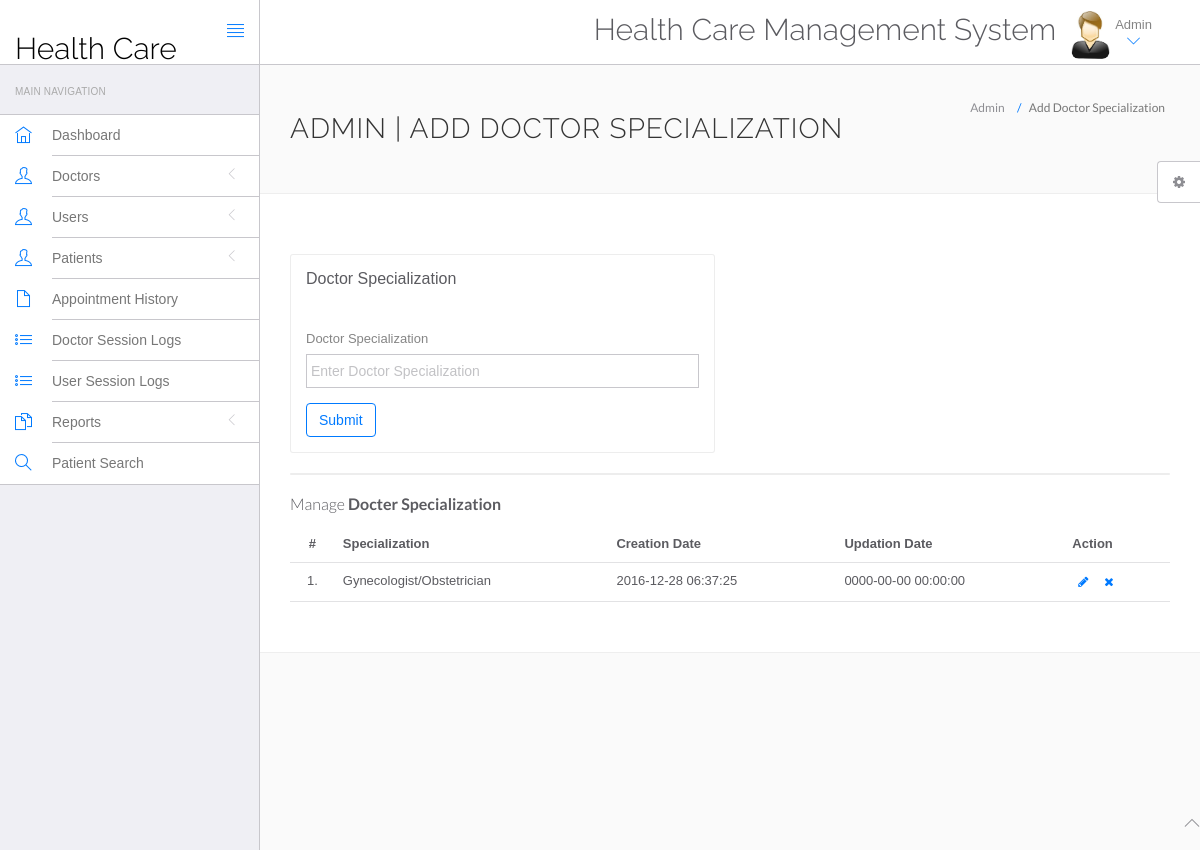
The app's page /HealthCare/admin/doctor-specilization.php (signed in) with its own data.
### tables this page shows
CREATE TABLE `doctorspecilization` (
  `id` int(11) NOT NULL,
  `specilization` varchar(255) DEFAULT NULL,
  `creationDate` timestamp NULL DEFAULT current_timestamp(),
  `updationDate` timestamp NULL DEFAULT NULL ON UPDATE current_timestamp()
);

### HealthCare/admin/doctor-specilization.php (the view, shortened to what this page needs)
<?php
include('include/config.php');
?>
<!DOCTYPE html>
<html lang="en">
	<head>
		<link rel="stylesheet" href="vendor/bootstrap/css/bootstrap.min.css">
		<link rel="stylesheet" href="vendor/fontawesome/css/font-awesome.min.css">
		<link rel="stylesheet" href="vendor/themify-icons/themify-icons.min.css">
		<link href="vendor/animate.css/animate.min.css" rel="stylesheet" media="screen">
		<link href="vendor/perfect-scrollbar/perfect-scrollbar.min.css" rel="stylesheet" media="screen">
		<link href="vendor/switchery/switchery.min.css" rel="stylesheet" media="screen">
		<link href="vendor/bootstrap-touchspin/jquery.bootstrap-touchspin.min.css" rel="stylesheet" media="screen">
		<link href="vendor/select2/select2.min.css" rel="stylesheet" media="screen">
		<link href="vendor/bootstrap-datepicker/bootstrap-datepicker3.standalone.min.css" rel="stylesheet" media="screen">
		<link href="vendor/bootstrap-timepicker/bootstrap-timepicker.min.css" rel="stylesheet" media="screen">
		<link rel="stylesheet" href="assets/css/styles.css">
		<link rel="stylesheet" href="assets/css/plugins.css">
		<link rel="stylesheet" href="assets/css/themes/theme-1.css" id="skin_color" />
	</head>
	<body>
		<div id="app">
<?php include('include/sidebar.php');?>
			<div class="app-content">
						<?php include('include/header.php');?>
				<div class="main-content" >
					<div class="wrap-content container" id="container">
						<section id="page-title">
							<div class="row">
								<div class="col-sm-8">
									<h1 class="mainTitle">Admin | Add Doctor Specialization</h1>
																	</div>
								<ol class="breadcrumb">
									<li>
										<span>Admin</span>
									</li>
									<li class="active">
										<span>Add Doctor Specialization</span>
									</li>
								</ol>
							</div>
						</section>
						<div class="container-fluid container-fullw bg-white">
							<div class="row">
								<div class="col-md-12">
									<div class="row margin-top-30">
										<div class="col-lg-6 col-md-12">
											<div class="panel panel-white">
												<div class="panel-heading">
													<h5 class="panel-title">Doctor Specialization</h5>
												</div>
												<div class="panel-body">
													<form role="form" name="dcotorspcl" method="post" >
														<div class="form-group">
															<label for="exampleInputEmail1">
																Doctor Specialization
															</label>
							<input type="text" name="doctorspecilization" class="form-control"  placeholder="Enter Doctor Specialization">
														</div>
														<button type="submit" name="submit" class="btn btn-o btn-primary">
															Submit
														</button>
													</form>
												</div>
											</div>
										</div>
											</div>
										</div>
									<div class="col-lg-12 col-md-12">
											<div class="panel panel-white">
											</div>
										</div>
									</div>
									<div class="row">
								<div class="col-md-12">
									<h5 class="over-title margin-bottom-15">Manage <span class="text-bold">Docter Specialization</span></h5>
									<table class="table table-hover" id="sample-table-1">
										<thead>
											<tr>
												<th class="center">#</th>
												<th>Specialization</th>
												<th class="hidden-xs">Creation Date</th>
												<th>Updation Date</th>
												<th>Action</th>
											</tr>
										</thead>
										<tbody>
<?php
$sql=mysqli_query($con,"select * from doctorSpecilization");
$cnt=1;
while($row=mysqli_fetch_array($sql))
{
?>
											<tr>
												<td class="center"><?php echo $cnt;?>.</td>
												<td class="hidden-xs"><?php echo $row['specilization'];?></td>
												<td><?php echo $row['creationDate'];?></td>
												<td><?php echo $row['updationDate'];?>
												</td>
												<td >
												<div class="visible-md visible-lg hidden-sm hidden-xs">
							<a href="edit-doctor-specialization.php?id=<?php echo $row['id'];?>" class="btn btn-transparent btn-xs" tooltip-placement="top" tooltip="Edit"><i class="fa fa-pencil"></i></a>
	<a href="doctor-specilization.php?id=<?php echo $row['id']?>&del=delete" onClick="return confirm('Are you sure you want to delete?')"class="btn btn-transparent btn-xs tooltips" tooltip-placement="top" tooltip="Remove"><i class="fa fa-times fa fa-white"></i></a>
												</div>
												</td>
											</tr>
											<?php
$cnt=$cnt+1;
											 }?>
										</tbody>
									</table>
								</div>
							</div>
								</div>
							</div>
						</div>
					</div>
				</div>
	<?php include('include/footer.php');?>
	<?php include('include/setting.php');?>
	</body>
</html>

### HealthCare/admin/assets/css/themes/theme-1.css (style rules this page uses)
body { background: #FAFAFA; }

### records on screen
doctorspecilization: specilization "Gynecologist/Obstetrician", creationDate "2016-12-28 06:37:25", updationDate "0000-00-00 00:00:00"
